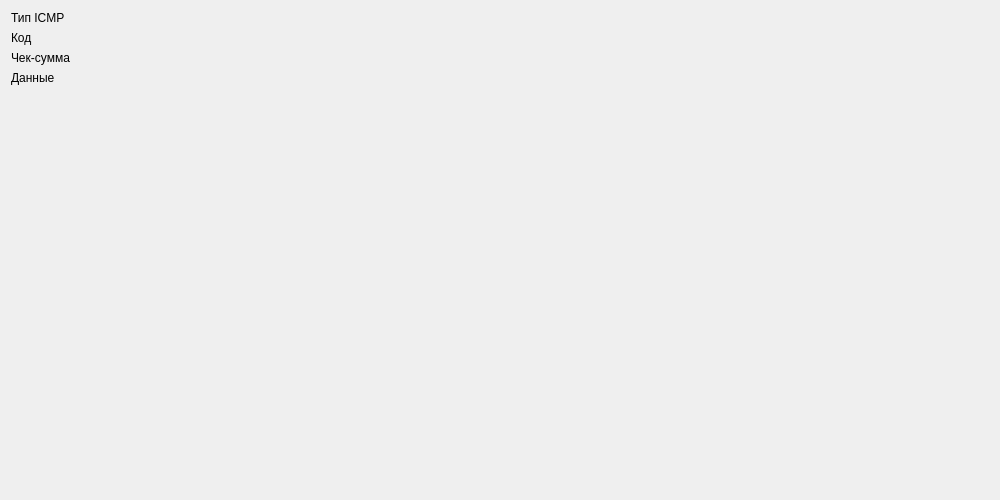
<?xml version="1.0" encoding="UTF-8"?>
<ui version="4.0">
 <class>PacketIcmpInfoTab</class>
 <widget class="QWidget" name="PacketIcmpInfoTab">
  <property name="geometry">
   <rect>
    <x>0</x>
    <y>0</y>
    <width>1000</width>
    <height>500</height>
   </rect>
  </property>
  <property name="windowTitle">
   <string>Form</string>
  </property>
  <layout class="QGridLayout" name="gridLayout">
   <item row="0" column="0">
    <layout class="QFormLayout" name="formLayout">
     <item row="0" column="0">
      <widget class="QLabel" name="label">
       <property name="text">
        <string>Тип ICMP</string>
       </property>
      </widget>
     </item>
     <item row="3" column="0">
      <widget class="QLabel" name="label_2">
       <property name="text">
        <string>Данные</string>
       </property>
      </widget>
     </item>
     <item row="2" column="0">
      <widget class="QLabel" name="label_3">
       <property name="text">
        <string>Чек-сумма</string>
       </property>
      </widget>
     </item>
     <item row="1" column="0">
      <widget class="QLabel" name="label_4">
       <property name="text">
        <string>Код</string>
       </property>
      </widget>
     </item>
    </layout>
   </item>
  </layout>
 </widget>
 <resources/>
 <connections/>
</ui>
